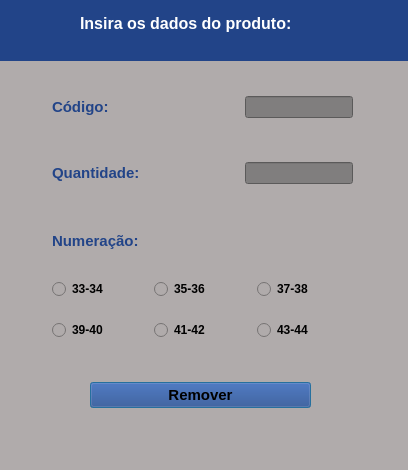
<?xml version="1.0" encoding="UTF-8"?>
<ui version="4.0">
 <class>remover_produtos</class>
 <widget class="QDialog" name="remover_produtos">
  <property name="geometry">
   <rect>
    <x>0</x>
    <y>0</y>
    <width>408</width>
    <height>470</height>
   </rect>
  </property>
  <property name="sizePolicy">
   <sizepolicy hsizetype="Preferred" vsizetype="Preferred">
    <horstretch>0</horstretch>
    <verstretch>0</verstretch>
   </sizepolicy>
  </property>
  <property name="minimumSize">
   <size>
    <width>408</width>
    <height>470</height>
   </size>
  </property>
  <property name="maximumSize">
   <size>
    <width>408</width>
    <height>470</height>
   </size>
  </property>
  <property name="windowTitle">
   <string>Remover Produtos do Estoque</string>
  </property>
  <property name="styleSheet">
   <string notr="true">background-color:#b0abab</string>
  </property>
  <widget class="QWidget" name="widget_2" native="true">
   <property name="geometry">
    <rect>
     <x>0</x>
     <y>0</y>
     <width>411</width>
     <height>61</height>
    </rect>
   </property>
   <property name="styleSheet">
    <string notr="true">background:#248; 
color: #ffffff;</string>
   </property>
   <widget class="QLabel" name="label_insira_rem_prod">
    <property name="geometry">
     <rect>
      <x>80</x>
      <y>10</y>
      <width>281</width>
      <height>27</height>
     </rect>
    </property>
    <property name="font">
     <font>
      <pointsize>12</pointsize>
      <bold>true</bold>
     </font>
    </property>
    <property name="styleSheet">
     <string notr="true">color: #white;</string>
    </property>
    <property name="text">
     <string>Insira os dados do produto:</string>
    </property>
   </widget>
  </widget>
  <widget class="QWidget" name="">
   <property name="geometry">
    <rect>
     <x>52</x>
     <y>224</y>
     <width>105</width>
     <height>26</height>
    </rect>
   </property>
   <layout class="QHBoxLayout" name="horizontalLayout">
    <item>
     <widget class="QLabel" name="label_num_remprod">
      <property name="font">
       <font>
        <pointsize>11</pointsize>
        <bold>true</bold>
       </font>
      </property>
      <property name="styleSheet">
       <string notr="true">color: #248;</string>
      </property>
      <property name="text">
       <string>Numeração:</string>
      </property>
      <property name="alignment">
       <set>Qt::AlignmentFlag::AlignBottom|Qt::AlignmentFlag::AlignLeading|Qt::AlignmentFlag::AlignLeft</set>
      </property>
     </widget>
    </item>
   </layout>
  </widget>
  <widget class="QWidget" name="layoutWidget">
   <property name="geometry">
    <rect>
     <x>52</x>
     <y>264</y>
     <width>301</width>
     <height>91</height>
    </rect>
   </property>
   <layout class="QVBoxLayout" name="verticalLayout">
    <item>
     <layout class="QHBoxLayout" name="horizontalLayout_5">
      <item>
       <widget class="QRadioButton" name="radio_33_34">
        <property name="font">
         <font>
          <bold>true</bold>
         </font>
        </property>
        <property name="styleSheet">
         <string notr="true">color:#000;</string>
        </property>
        <property name="text">
         <string>33-34</string>
        </property>
       </widget>
      </item>
      <item>
       <widget class="QRadioButton" name="radio_35_36">
        <property name="font">
         <font>
          <bold>true</bold>
         </font>
        </property>
        <property name="styleSheet">
         <string notr="true">color:#000;</string>
        </property>
        <property name="text">
         <string>35-36</string>
        </property>
       </widget>
      </item>
      <item>
       <widget class="QRadioButton" name="radio_37_38">
        <property name="font">
         <font>
          <bold>true</bold>
         </font>
        </property>
        <property name="styleSheet">
         <string notr="true">color:#000;</string>
        </property>
        <property name="text">
         <string>37-38</string>
        </property>
       </widget>
      </item>
     </layout>
    </item>
    <item>
     <layout class="QHBoxLayout" name="horizontalLayout_6">
      <item>
       <widget class="QRadioButton" name="radio_39_40">
        <property name="font">
         <font>
          <bold>true</bold>
         </font>
        </property>
        <property name="styleSheet">
         <string notr="true">color:#000;</string>
        </property>
        <property name="text">
         <string>39-40</string>
        </property>
       </widget>
      </item>
      <item>
       <widget class="QRadioButton" name="radio_41_42">
        <property name="font">
         <font>
          <bold>true</bold>
         </font>
        </property>
        <property name="styleSheet">
         <string notr="true">color:#000;</string>
        </property>
        <property name="text">
         <string>41-42</string>
        </property>
       </widget>
      </item>
      <item>
       <widget class="QRadioButton" name="radio_43_44">
        <property name="font">
         <font>
          <bold>true</bold>
         </font>
        </property>
        <property name="styleSheet">
         <string notr="true">color:#000;</string>
        </property>
        <property name="text">
         <string>43-44</string>
        </property>
       </widget>
      </item>
     </layout>
    </item>
   </layout>
  </widget>
  <widget class="QWidget" name="">
   <property name="geometry">
    <rect>
     <x>50</x>
     <y>370</y>
     <width>301</width>
     <height>51</height>
    </rect>
   </property>
   <layout class="QHBoxLayout" name="horizontalLayout_4">
    <item>
     <spacer name="horizontalSpacer">
      <property name="orientation">
       <enum>Qt::Orientation::Horizontal</enum>
      </property>
      <property name="sizeType">
       <enum>QSizePolicy::Policy::Fixed</enum>
      </property>
      <property name="sizeHint" stdset="0">
       <size>
        <width>40</width>
        <height>20</height>
       </size>
      </property>
     </spacer>
    </item>
    <item>
     <widget class="QPushButton" name="btn_remprod_estoque">
      <property name="font">
       <font>
        <pointsize>11</pointsize>
        <bold>true</bold>
       </font>
      </property>
      <property name="styleSheet">
       <string notr="true">background-color: #248;</string>
      </property>
      <property name="text">
       <string>Remover</string>
      </property>
     </widget>
    </item>
    <item>
     <spacer name="horizontalSpacer_2">
      <property name="orientation">
       <enum>Qt::Orientation::Horizontal</enum>
      </property>
      <property name="sizeType">
       <enum>QSizePolicy::Policy::Fixed</enum>
      </property>
      <property name="sizeHint" stdset="0">
       <size>
        <width>40</width>
        <height>20</height>
       </size>
      </property>
     </spacer>
    </item>
   </layout>
  </widget>
  <widget class="QWidget" name="">
   <property name="geometry">
    <rect>
     <x>52</x>
     <y>158</y>
     <width>301</width>
     <height>30</height>
    </rect>
   </property>
   <layout class="QHBoxLayout" name="horizontalLayout_2">
    <item>
     <widget class="QLabel" name="label_qtd_remprod">
      <property name="font">
       <font>
        <pointsize>11</pointsize>
        <bold>true</bold>
       </font>
      </property>
      <property name="styleSheet">
       <string notr="true">color: #248;</string>
      </property>
      <property name="text">
       <string>Quantidade:</string>
      </property>
     </widget>
    </item>
    <item>
     <widget class="QLineEdit" name="line_cod_qtd">
      <property name="sizePolicy">
       <sizepolicy hsizetype="Fixed" vsizetype="Fixed">
        <horstretch>0</horstretch>
        <verstretch>0</verstretch>
       </sizepolicy>
      </property>
      <property name="styleSheet">
       <string notr="true">background:#807e7e</string>
      </property>
     </widget>
    </item>
   </layout>
  </widget>
  <widget class="QWidget" name="">
   <property name="geometry">
    <rect>
     <x>52</x>
     <y>92</y>
     <width>301</width>
     <height>30</height>
    </rect>
   </property>
   <layout class="QHBoxLayout" name="horizontalLayout_3">
    <item>
     <widget class="QLabel" name="label_cod_remprod">
      <property name="font">
       <font>
        <pointsize>11</pointsize>
        <bold>true</bold>
       </font>
      </property>
      <property name="styleSheet">
       <string notr="true">color: #248;</string>
      </property>
      <property name="text">
       <string>Código:</string>
      </property>
     </widget>
    </item>
    <item>
     <widget class="QLineEdit" name="line_cod_remprod">
      <property name="sizePolicy">
       <sizepolicy hsizetype="Fixed" vsizetype="Fixed">
        <horstretch>0</horstretch>
        <verstretch>0</verstretch>
       </sizepolicy>
      </property>
      <property name="styleSheet">
       <string notr="true">background:#807e7e</string>
      </property>
     </widget>
    </item>
   </layout>
  </widget>
 </widget>
 <resources/>
 <connections/>
</ui>
